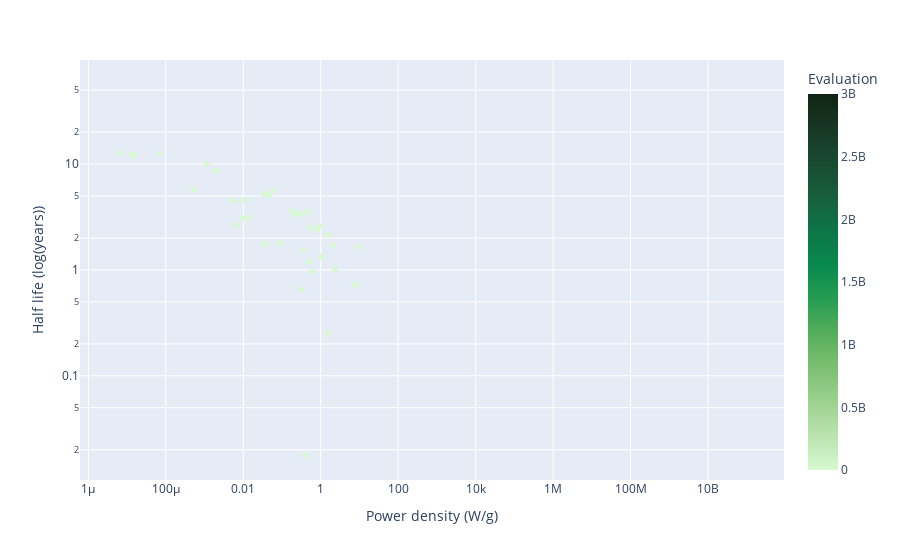

This figure's notebook cell:
### Code cell
px.scatter(power_density_df, x = 'Power density (W/g)', y = 'Half life (log(years))',
color = 'Evaluation', hover_name = 'Isotope', log_y = True, log_x = True,
color_continuous_scale = 'algae')

### Figure 1 — Plotly figure (JSON) as saved in the notebook; plotly's stock layout.template omitted (floating-point values rounded to 4 significant figures; data arrays with more than 128 entries replaced by an {"elided": "..."} marker saying what was removed)
{"data": [{"hovertemplate": "<b>%{hovertext}</b><br><br>Power density (W/g)=%{x}<br>Half life (log(years))=%{y}<br>Evaluation=%{marker.color}<extra></extra>", "hovertext": {"elided": "3558 str values"}, "legendgroup": "", "marker": {"color": {"elided": "3558 float values"}, "coloraxis": "coloraxis", "symbol": "circle"}, "mode": "markers", "name": "", "showlegend": false, "type": "scattergl", "x": {"elided": "3558 mixed values"}, "xaxis": "x", "y": {"elided": "3558 float values"}, "yaxis": "y"}], "layout": {"coloraxis": {"colorbar": {"title": {"text": "Evaluation"}}, "colorscale": [[0, "rgb(214, 249, 207)"], [0.09091, "rgb(186, 228, 174)"], [0.1818, "rgb(156, 209, 143)"], [0.2727, "rgb(124, 191, 115)"], [0.3636, "rgb(85, 174, 91)"], [0.4545, "rgb(37, 157, 81)"], [0.5455, "rgb(7, 138, 78)"], [0.6364, "rgb(13, 117, 71)"], [0.7273, "rgb(23, 95, 61)"], [0.8182, "rgb(25, 75, 49)"], [0.9091, "rgb(23, 55, 35)"], [1, "rgb(17, 36, 20)"]]}, "legend": {"tracegroupgap": 0}, "margin": {"t": 60}, "xaxis": {"anchor": "y", "domain": [0, 1], "title": {"text": "Power density (W/g)"}, "type": "log"}, "yaxis": {"anchor": "x", "domain": [0, 1], "title": {"text": "Half life (log(years))"}, "type": "log"}}}
